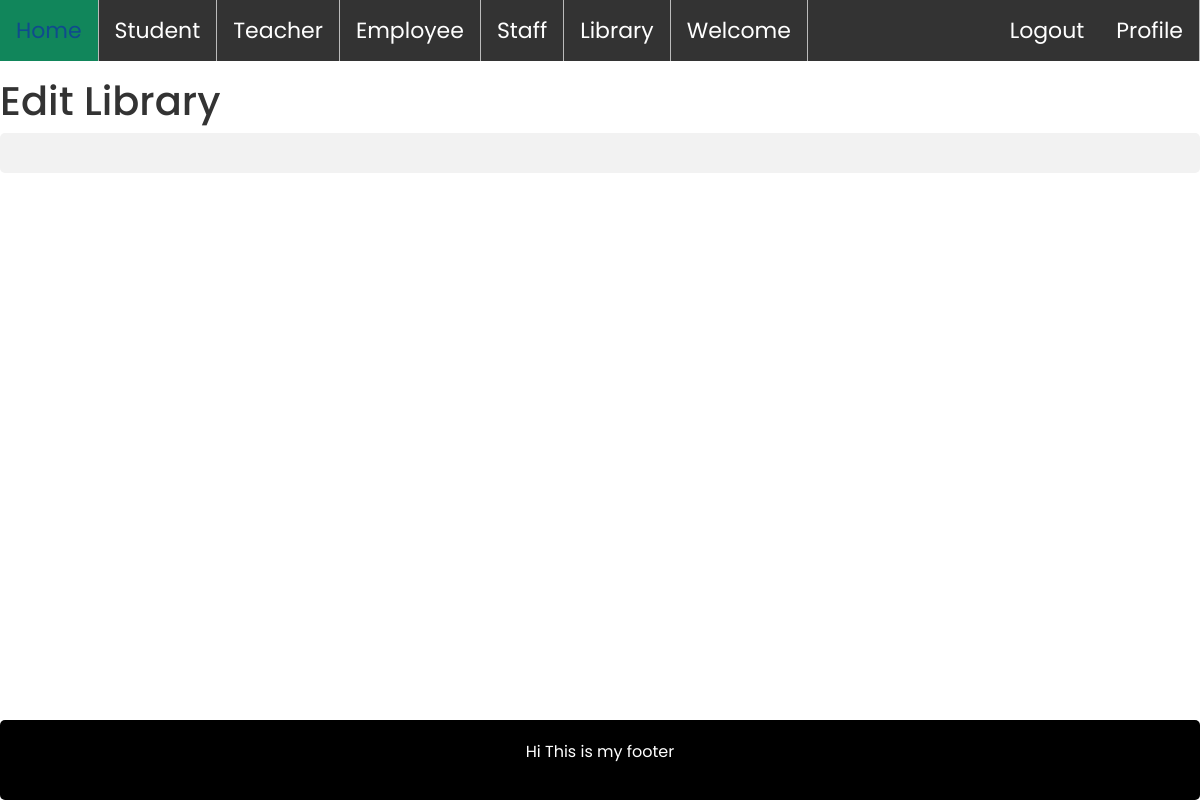
The page /editLibrary/2 (signed in) on the database as committed earlier.
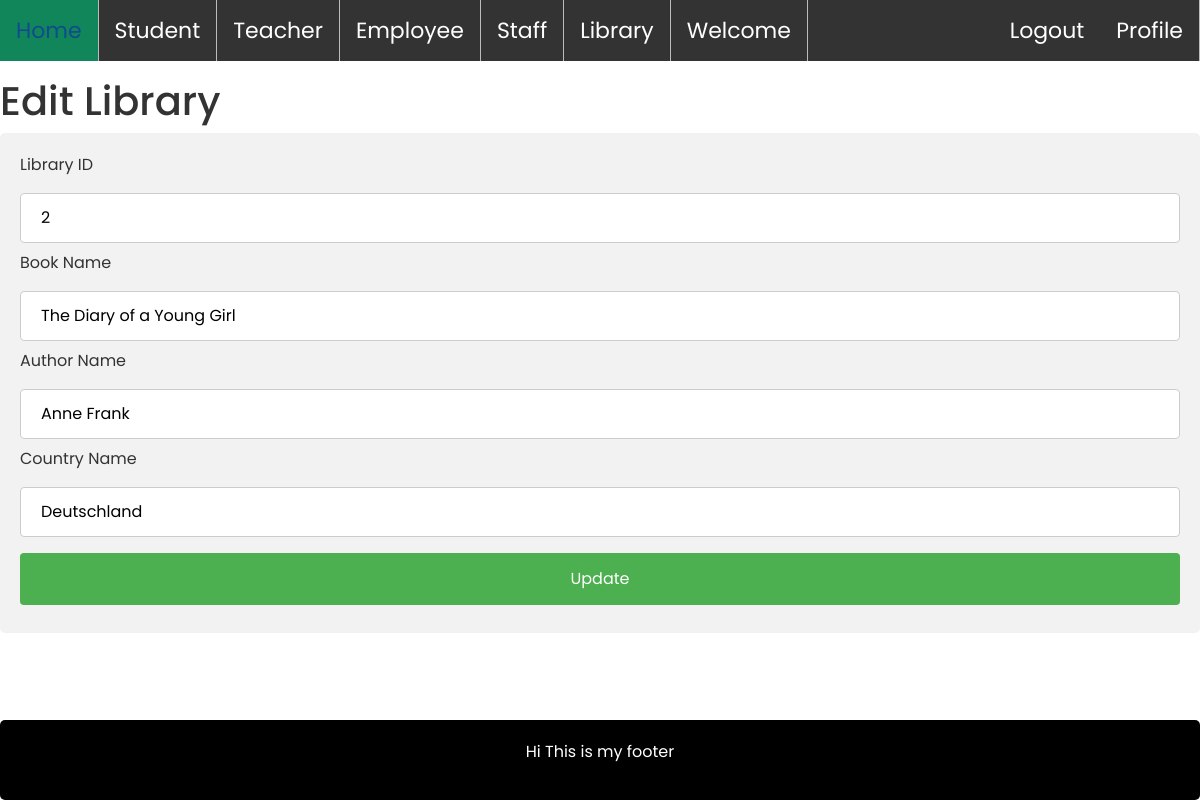
The same page on the database as committed later.
### myApp/models.py (models this page shows, shortened)
class Library_Model(models.Model):
    BookName=models.CharField(max_length=100)
    AuthorName=models.CharField(max_length=100)
    CountryName=models.CharField(max_length=100)
    profile_pic=models.ImageField(upload_to="media/profile_pic",null=True)

### myProject/views.py (the view)
# urls.py: path('editLibrary/<str:id>',views.editLibrary,name="editLibrary"),
@login_required
def editLibrary(request,id):
    library=Library_Model.objects.filter(id=id)
    context={
        'library':library,
    }
    return render(request,'editLibrary.html',context)

### Template/editLibrary.html (shortened to what this page needs)
{% extends 'home.html' %}
{% block content %}
<h1>Edit Library</h1>
<div>
    <form  action=" {% url 'updateLibrary' %} "  method="post" enctype="multipart/form-data">
        {% for i in library %}
        <label for="fname">Library ID</label>
        <input type="text" value="{{i.id}}" name="libraryid" placeholder="Your library id.." required>
      <label for="fname">Book Name</label>
      <input type="text" value="{{i.BookName}}" name="bookname" placeholder="Your name.." required>
      <label >Author Name</label>
      <input type="text" value="{{i.AuthorName}}"   name="authorname" placeholder="Your last name.." required>
      <label >Country Name</label>
      <input type="text" value="{{i.CountryName}}"  name="countryname" placeholder="Your Mobile Number.." required>
      <input type="submit" value="Update">
      {% endfor %}
    </form>
  </div>
{% endblock  %}

Rows that differ between the two databases and show on the page:
added Library_Model: libraryid "2", bookname "The Diary of a Young Girl", authorname "Anne Frank", countryname "Deutschland"
